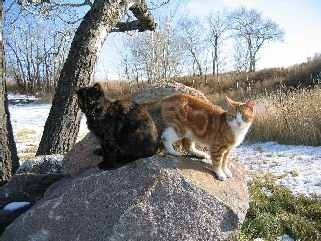
#> input picture exp10/inp1.jpg, 321 x 241 px, found by its file name
$ python sharpening.py
#> lines starting #> are read from the running program, lines starting #| are printed output that depends on the picture
import cv2
import numpy as np

# Load image (color or grayscale)
img = cv2.imread(r'D:\Academic\Fourth year Second semester\4206\Code\exp10\inp1.jpg')  # replace with your image
#> img is the input picture: shape (241, 321, 3); mean B, G, R 132, 133.7, 132.7

if img is None:
    print("❌ Image not found.")
    exit()

# Define sharpening kernel
kernel = np.array([[0, -1, 0],
                   [-1, 5, -1],
                   [0, -1, 0]])

# Apply filter
sharpened = cv2.filter2D(img, -105, kernel)
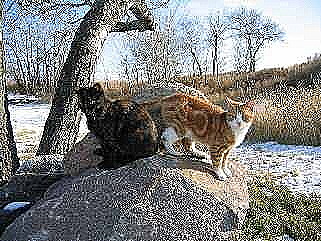
#> sharpened: shape (241, 321, 3); mean B, G, R 129, 130, 129.7

# Show and save
cv2.imshow("Original", img)
cv2.imshow("Sharpened", sharpened)
cv2.imwrite("D:\Academic\Fourth year Second semester\4206\Code\exp10/sharpened_output.jpg", sharpened)
cv2.waitKey(0)
cv2.destroyAllWindows()
